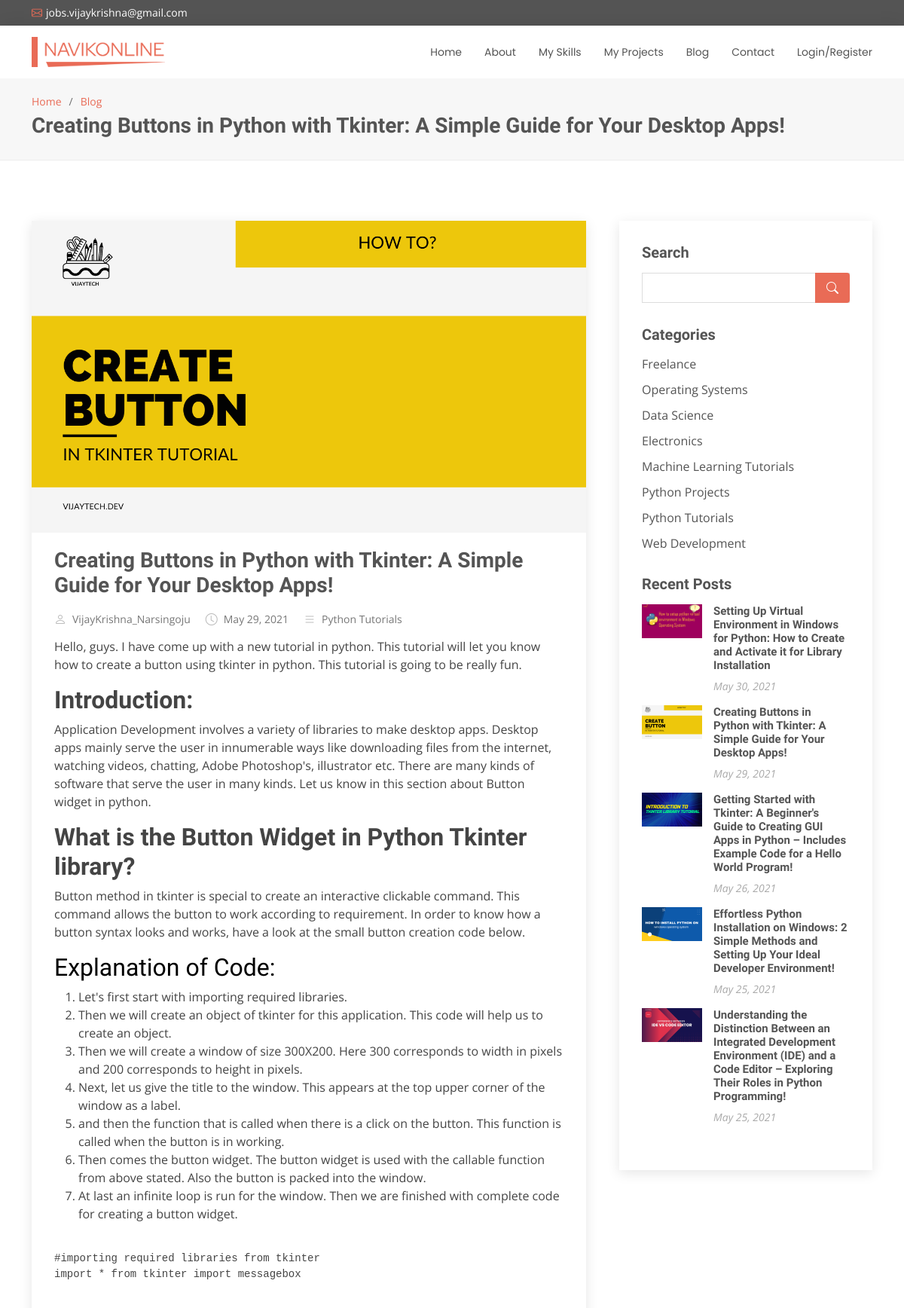
The app's page /blog_single/Creating Buttons in Python with Tkinter: A Simple Guide for Your Desktop Apps!/ (upper part), older data.
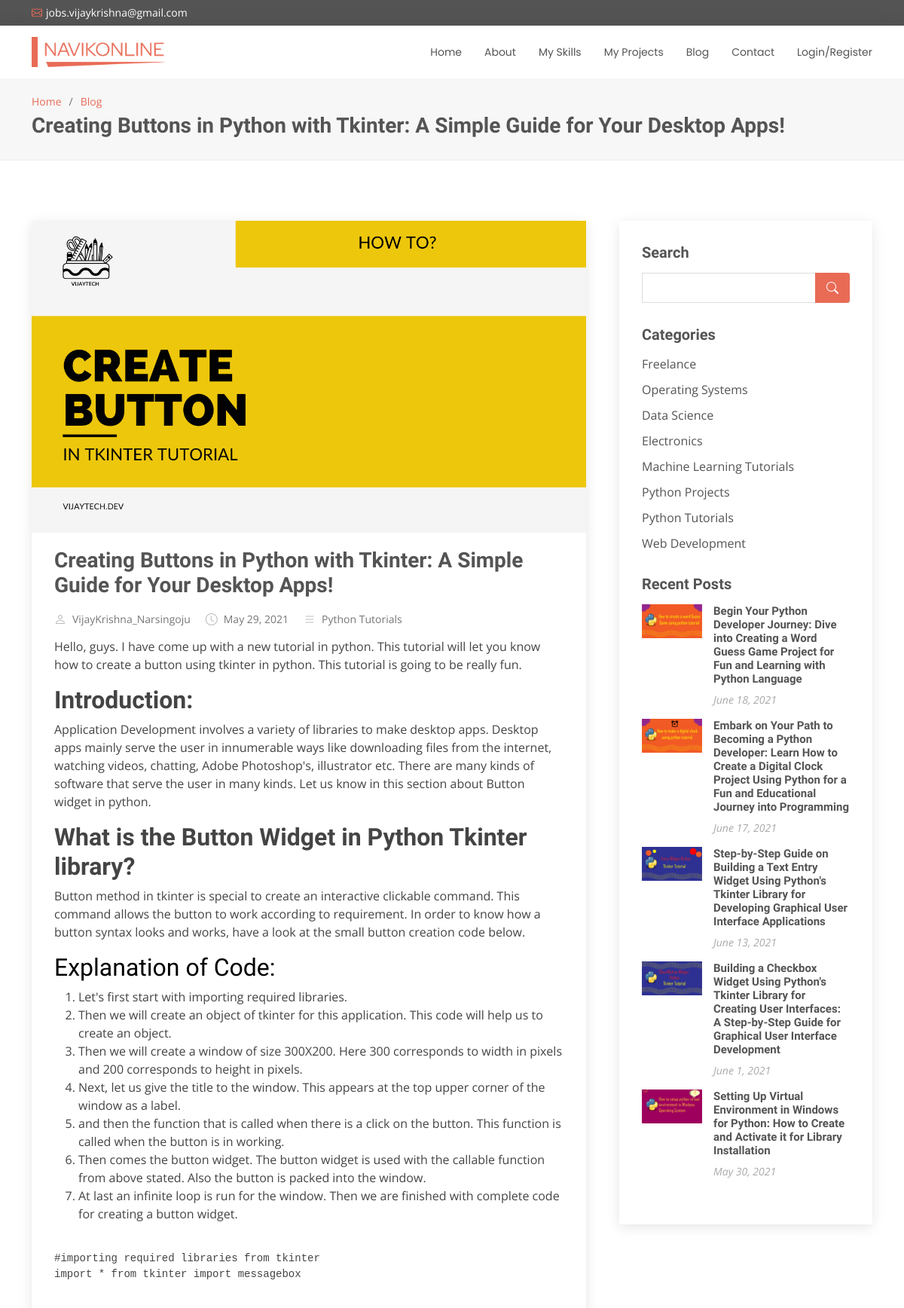
The same page, newer data.
### myapp/models.py (models this page shows, shortened)
class Post(models.Model):
    category = models.ForeignKey(Category, on_delete=models.CASCADE, related_name = 'categories')
    user = models.ForeignKey(User, on_delete=models.CASCADE, related_name='users')
    title = models.CharField(max_length =255)
    thumbnail = models.ImageField(upload_to = 'post/thumbnail')
    description = RichTextField(blank=True, null = True)
    tags = models.CharField(max_length=255)
    posted_at = models.DateField(default = datetime.now)
    is_published = models.BooleanField(default = False)
    class Meta:
        verbose_name = ("Post")
        verbose_name_plural = ('Posts')

class Category(models.Model):
    name = models.CharField(max_length=255)
    created = models.DateTimeField(default = datetime.now)
    def __str__(self):
        return self.name
    class meta:
        verbose_name = 'Category'
        verbose_name_plural = 'Categories'

### myapp/views.py (the view)
# urls.py: path('blog_single/<str:title>/', views.pages.blog_single, name = 'blog_single'),
    @staticmethod
    def blog_single(request, title):
        posts = Post.objects.get(title = title)
        recent_posts = Post.objects.filter(is_published=True).order_by('-posted_at')[:5]
        Categories = Category.objects.all()
        comments = Comment.objects.filter(post = posts)
        context = {'posts':posts, 'recent_posts':recent_posts , 'Categories': Categories, 'comments':comments}
        return render(request, 'templates/pages/blog-single.html', context)

### templates/pages/blog-single.html (shortened to what this page needs)
{% load static %}
<!DOCTYPE html>
<html lang="en">
<head>
  <link href="{% static 'assets/vendor/animate.css/animate.min.css' %}" rel="stylesheet" />
  <link href="{% static 'assets/vendor/bootstrap/css/bootstrap.min.css' %}" rel="stylesheet" />
  <link href="{% static 'assets/vendor/bootstrap-icons/bootstrap-icons.css' %}" rel="stylesheet" />
  <link href="{% static 'assets/vendor/boxicons/css/boxicons.min.css' %}" rel="stylesheet" />
  <link href="{% static 'assets/vendor/glightbox/css/glightbox.min.css' %}" rel="stylesheet" />
  <link href="{% static 'assets/vendor/swiper/swiper-bundle.min.css' %}" rel="stylesheet" />
  <link href="{% static 'assets/css/style.css' %}" rel="stylesheet" />
</head>
<body>
  <section id="topbar" class="d-flex align-items-center">
    <div class="container d-flex justify-content-center justify-content-md-between">
      <div class="contact-info d-flex align-items-center">
        <i class="bi bi-envelope d-flex align-items-center"><a href="mailto:jobs.vijaykrishna@gmail.com">jobs.vijaykrishna@gmail.com</a></i>
      </div>
    </div>
  </section>
  <header id="header" class="d-flex align-items-center">
    <div class="container d-flex justify-content-between align-items-center">
      <div class="logo">
        <h1><a href="/"><img src="{% static 'assets/img/logo.png' %}" alt="logo"/></a></h1>
      </div>
      <nav id="navbar" class="navbar">
        {% if user.is_authenticated %}
          <ul>
            <li><a href="/">Home</a></li>
            <li>
              <a href="{% url 'blog' %}">
                <span>Blog</span>
              </a>
              <ul>
                {% for category in categories %}
                  <li><a href="/blog/?category={{ category.name }}">{{ category.name }} </a></li>
                {% endfor %}
              </ul>
            </li>
            <li><a href="{% url 'Templates' %}">My Projects</a></li>
            <li><a href="{% url 'logout' %}">Logout</a></li>
          </ul>
          {% else %}
          <ul>
            <li><a href="/">Home</a></li>
            <li><a href="{% url 'about' %}" >About</a></li>
            <li><a href="{% url 'services' %}">My Skills</a></li>
            <li><a href="{% url 'Templates' %}">My Projects</a></li>
            <li>
              <a href="{% url 'blog' %}">
                <span>Blog</span>
              </a>
            </li>
            <li><a href="{% url 'contact' %}">Contact</a></li>
            <li><a href="{% url 'register' %}">Login/Register</a></li>
          </ul>
          {% endif %}
      </nav>
    </div>
  </header>
  <main id="main">
    <section id="breadcrumbs" class="breadcrumbs">
      <div class="container">
        <ol>
          <li><a href="/">Home</a></li>
          <li><a href="{% url 'blog' %}">Blog</a></li>
        </ol>
        <h2>{{posts.title}}</h2>
      </div>
    </section>
    <section id="blog" class="blog">
      <div class="container" data-aos="fade-up">
        <div class="row">
          <div class="col-lg-8 entries">
            <article class="entry entry-single">
              <div class="entry-img">
                <img src="{{posts.thumbnail.url}}" alt="" class="img-fluid">
              </div>
              <h2 class="entry-title">
                <a href="#">{{posts.title}}</a>
              </h2>
              <div class="entry-meta">
                <ul>
                  <li class="d-flex align-items-center"><i class="bi bi-person"></i> <a href="blog-single.html">{{posts.user}}</a></li>
                  <li class="d-flex align-items-center"><i class="bi bi-clock"></i> <a href="blog-single.html"><time datetime="2020-01-01">{{posts.posted_at}}</time></a></li>
                  <li class="d-flex align-items-center"><i class="bi bi-list"></i> <a href="blog-single.html">{{posts.category}}</a></li>
                </ul>
              </div>
              <div class="entry-content">
                <p class="post__description">
                  {{posts.description|safe}}
                </p>
              </div>
            </article>
          </div>
          <div class="col-lg-4">
            <div class="sidebar">
              <h3 class="sidebar-title">Search</h3>
              <div class="sidebar-item search-form">
                <form action="/search/" method="GET">{% csrf_token %}
                  <input type="text" name="q">
                  <button type="submit"><i class="bi bi-search"></i></button>
                </form>
              </div>
              <h3 class="sidebar-title">Categories</h3>
              <div class="sidebar-item categories">
                <ul>
                  {% for category in Categories %}
                    <li><a href="/blog/?category={{ category.name }}">{{ category.name }} </a></li>
                  {% endfor %}
                </ul>
              </div>
              <h3 class="sidebar-title">Recent Posts</h3>
              <div class="sidebar-item recent-posts">
                {% for post in recent_posts %}
                <div class="post-item clearfix">
                  <img src="{{post.thumbnail.url}}" alt="">
                  <h4><a href="{% url 'blog_single' post.title %}">{{post.title}}</a></h4>
                  <time datetime="{{post.posted_at}}">{{post.posted_at}}</time>
                </div>
                {% endfor %}
              </div>
            </div>
          </div>
        </div>
      </div>
    </section>
  </main>
</body>
</html>

### static/assets/css/style.css (style rules this page uses)
body { font-family: "Open Sans", sans-serif; color: #444444; }
a { color: #e96b56; text-decoration: none; }
h1, h2, h3, h4, h5, h6 { font-family: "Raleway", sans-serif; }
#topbar { background: #545454; padding: 10px 0; font-size: 14px; }
#topbar .contact-info i { font-style: normal; color: #e96b56; }
#topbar .contact-info i a, #topbar .contact-info i span { padding-left: 5px; color: #fff; }
#topbar .contact-info i a { line-height: 0; transition: 0.3s; }
#header { height: 70px; transition: all 0.5s; z-index: 997; transition: all 0.5s; background: #fff; box-shadow: 0px 0px 20px 0px rgba(0, 0, 0, 0.1); }
#header .logo h1 { font-size: 26px; padding: 0 0 0 8px; margin: 11px 0; line-height: 1; font-weight: 700; letter-spacing: 1px; text-transform: uppercase; font-family: "Poppins", sans-serif; border-left: 8px solid #e96b56; }
#header .logo h1 a, #header .logo h1 a:hover { color: #545454; text-decoration: none; }
#header .logo img { padding: 0; margin: 0; max-height: 40px; }
.navbar { padding: 0; }
.navbar ul { margin: 0; padding: 0; display: flex; list-style: none; align-items: center; }
.navbar li { position: relative; }
.navbar a, .navbar a:focus { display: flex; align-items: center; justify-content: space-between; padding: 10px 0 10px 30px; font-family: "Poppins", sans-serif; font-size: 14px; color: #545454; white-space: nowrap; transition: 0.3s; }
section { padding: 0 0 80px 0; }
.breadcrumbs { padding: 20px 0 20px 0; background: #f7f7f7; border-bottom: 1px solid #ededed; margin-bottom: 40px; }
.breadcrumbs h2 { font-size: 28px; font-weight: 700; color: #545454; }
.breadcrumbs ol { display: flex; flex-wrap: wrap; list-style: none; padding: 0 0 5px 0; margin: 0; font-size: 14px; }
.breadcrumbs ol li+li { padding-left: 10px; }
.breadcrumbs ol li+li::before { display: inline-block; padding-right: 10px; color: #6e6e6e; content: "/"; }
.blog { padding: 40px 0 20px 0; }
.blog .entry { padding: 30px; margin-bottom: 60px; box-shadow: 0 4px 16px rgba(0, 0, 0, 0.1); }
.blog .entry .entry-img { max-height: 440px; margin: -30px -30px 20px -30px; overflow: hidden; }
.blog .entry .entry-title { font-size: 28px; font-weight: bold; padding: 0; margin: 0 0 20px 0; }
.blog .entry .entry-title a { color: #545454; transition: 0.3s; }
.blog .entry .entry-meta { margin-bottom: 15px; color: #bababa; }
.blog .entry .entry-meta ul { display: flex; flex-wrap: wrap; list-style: none; align-items: center; padding: 0; margin: 0; }
.blog .entry .entry-meta ul li+li { padding-left: 20px; }
.blog .entry .entry-meta i { font-size: 16px; margin-right: 8px; line-height: 0; }
.blog .entry .entry-meta a { color: #777777; font-size: 14px; display: inline-block; line-height: 1; }
.blog .entry .entry-content p { line-height: 24px; }
.blog .entry-single { margin-bottom: 30px; }
.blog .sidebar { padding: 30px; margin: 0 0 60px 20px; box-shadow: 0 4px 16px rgba(0, 0, 0, 0.1); }
.blog .sidebar .sidebar-title { font-size: 20px; font-weight: 700; padding: 0 0 0 0; margin: 0 0 15px 0; color: #545454; position: relative; }
.blog .sidebar .sidebar-item { margin-bottom: 30px; }
.blog .sidebar .search-form form { background: #fff; border: 1px solid #ddd; padding: 3px 10px; position: relative; }
.blog .sidebar .search-form form input[type=text] { border: 0; padding: 4px; border-radius: 4px; width: calc(100% - 40px); }
.blog .sidebar .search-form form button { position: absolute; top: 0; right: 0; bottom: 0; border: 0; background: none; font-size: 16px; padding: 0 15px; margin: -1px; background: #e96b56; color: #fff; transition: 0.3s; border-radius: 0 4px 4px 0; line-height: 0; }
.blog .sidebar .search-form form button i { line-height: 0; }
.blog .sidebar .categories ul { list-style: none; padding: 0; }
.blog .sidebar .categories ul li+li { padding-top: 10px; }
.blog .sidebar .categories ul a { color: #545454; transition: 0.3s; }
.blog .sidebar .recent-posts .post-item+.post-item { margin-top: 15px; }
.blog .sidebar .recent-posts img { width: 80px; float: left; }
.blog .sidebar .recent-posts h4 { font-size: 15px; margin-left: 95px; font-weight: bold; }
.blog .sidebar .recent-posts h4 a { color: #545454; transition: 0.3s; }
.blog .sidebar .recent-posts time { display: block; margin-left: 95px; font-style: italic; font-size: 14px; color: #aaaaaa; }

Row changes from the older to the newer data that the page shows:
no longer on one of the page's lists (row unchanged): Post: title "Creating Buttons in Python with Tkinter: A Simple Guide for Your Desktop Apps!", posted_at "May 29, 2021"
no longer on this page (row unchanged): Post: thumbnail (picture), title "Getting Started with Tkinter: A Beginner's Guide to Creating GUI Apps in Python – Includes Example Code for a Hello World Program!", posted_at "May 26, 2021"
no longer on this page (row unchanged): Post: thumbnail (picture), title "Effortless Python Installation on Windows: 2 Simple Methods and Setting Up Your Ideal Developer Environment!", posted_at "May 25, 2021"
no longer on this page (row unchanged): Post: thumbnail (picture), title "Understanding the Distinction Between an Integrated Development Environment (IDE) and a Code Editor – Exploring Their Roles in Python Programming!", posted_at "May 25, 2021"
added Post: thumbnail (picture), title "Begin Your Python Developer Journey: Dive into Creating a Word Guess Game Project for Fun and Learning with Python Language", posted_at "June 18, 2021"
added Post: thumbnail (picture), title "Embark on Your Path to Becoming a Python Developer: Learn How to Create a Digital Clock Project Using Python for a Fun and Educational Journey into Programming", posted_at "June 17, 2021"
added Post: thumbnail (picture), title "Step-by-Step Guide on Building a Text Entry Widget Using Python's Tkinter Library for Developing Graphical User Interface Applications", posted_at "June 13, 2021"
added Post: thumbnail (picture), title "Building a Checkbox Widget Using Python's Tkinter Library for Creating User Interfaces: A Step-by-Step Guide for Graphical User Interface Development", posted_at "June 1, 2021"
